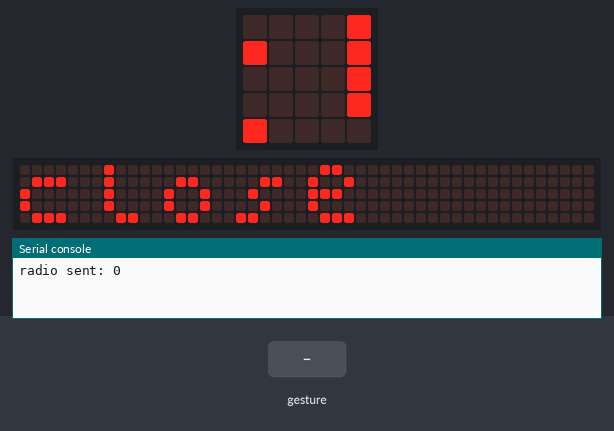
Recording of a program running on a simulated BBC micro:bit (MakeCode). Shown: the board's 5×5 LED display, a strip that is not on the board, showing the scrolling text unrolled, the last lines printed to the serial console. The inputs (shaded band) are chosen by the test bench. No radio messages arrive unless stated (any console line starting 'radio sent:' is added by the test bench); a tilt is held for 1.5 s and a shake lasts 1 s, then the board lies face up again; the 48×5 strip is a reading aid, not a part: it shows the text the display is scrolling, unrolled, one strip-width of it at a time.

Above: at 12.97 s.
13.0 s: gesture 'logo up'
At 22.57 s:
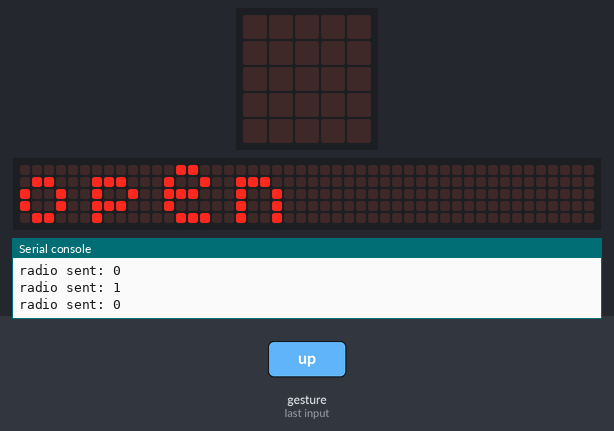
24.4 s: gesture 'logo up'
At 27.22 s:
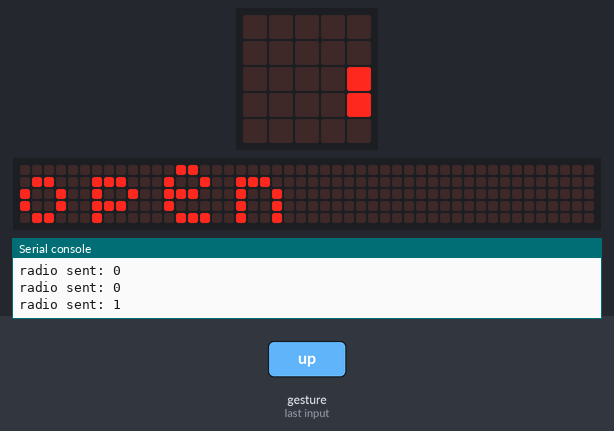
At 38.0 s:
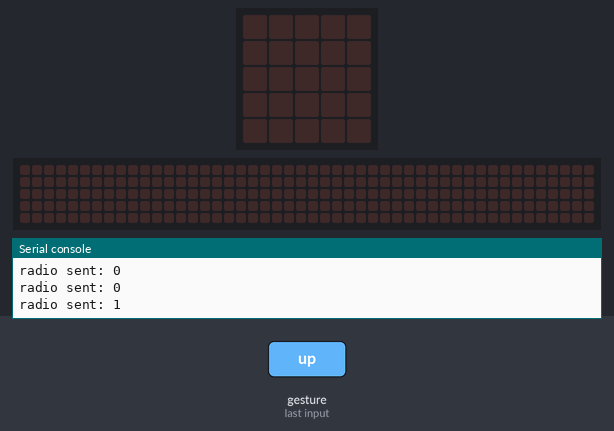

The program:

main.ts
```typescript
input.onGesture(Gesture.LogoUp, function () {
    radio.sendNumber(1)
    basic.showString("open")
})
input.onGesture(Gesture.ScreenUp, function () {
    radio.sendNumber(0)
    basic.showString("close")
})
radio.setGroup(1)
basic.showString("Controladora")
```

test.ts
```typescript
// aquí va el archivo "tests"; esto no se compilará cuando este paquete se utilice como una extensión.
```
